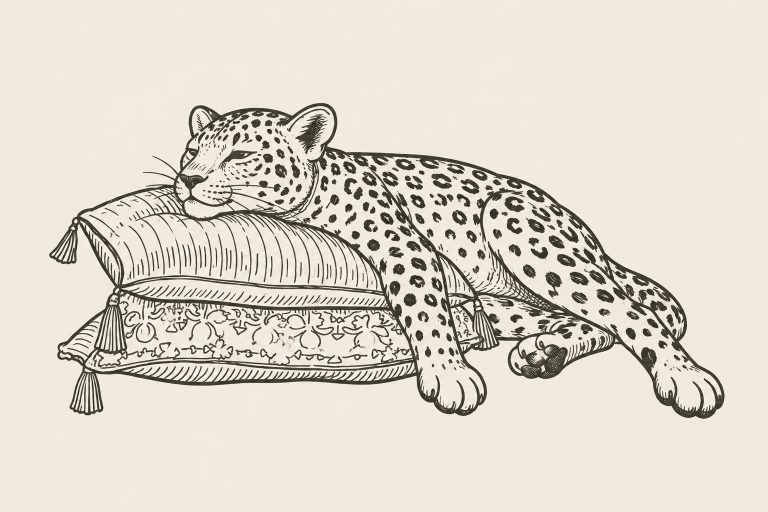
#> input picture illustrations/leopard-lineart/src/original.jpg, 1536 x 1024 px, found by its file name (shown at 1/2 size)
$ python simplify.py
#> lines starting #> are read from the running program, lines starting #| are printed output that depends on the picture; after the words box and inside, x2 and y2 are one past the last pixel; in counts of white or black regions, pixels touching at a corner belong together
"""Step 1: pull the ink out of the drawing and drop the fine detail.
Strokes thinner than the outline pen (hatching, ornament, fur flicks) are removed by a
morphological opening; the surviving strokes are then grown back inside the original ink
so outlines keep their hand-drawn shape. Writes src/ink_<level>.png at 2x scale."""
import sys, cv2, numpy as np
SC = 2
im = cv2.imread('src/original.jpg', cv2.IMREAD_GRAYSCALE)
#> im: shape (1024, 1536); min 6, max 255, mean 215.5
im = cv2.resize(im, None, fx=SC, fy=SC, interpolation=cv2.INTER_CUBIC)
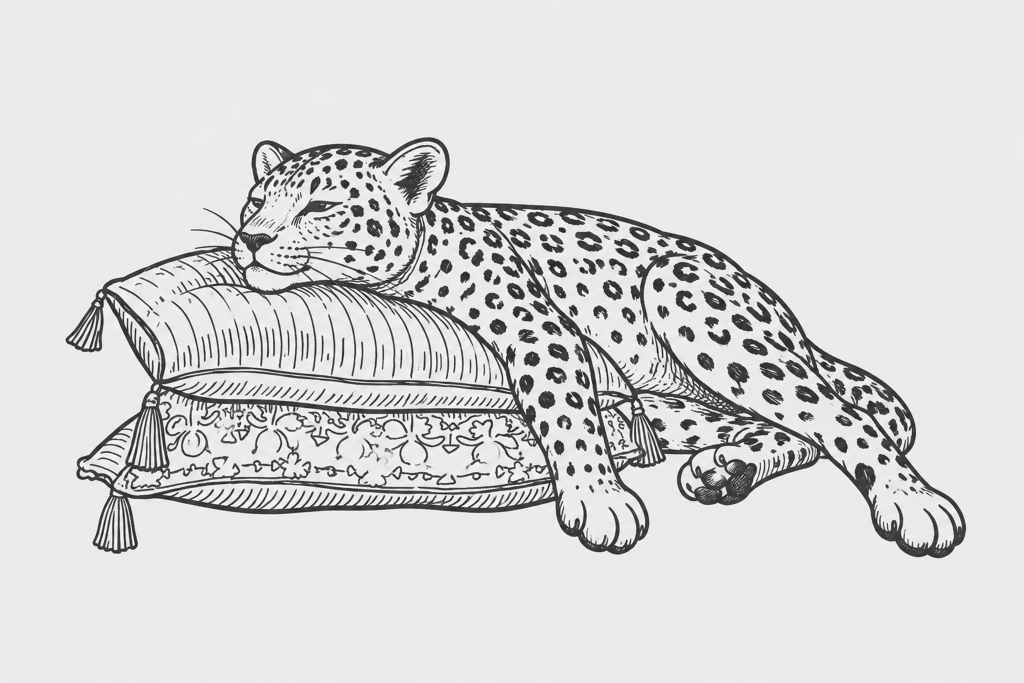
#> im: shape (2048, 3072) (shown at 1/3 size); min 0, max 255, mean 215.5
im = cv2.GaussianBlur(im, (3, 3), 0)
ink = (im < 120).astype(np.uint8) * 255                      # paper ~235, ink ~40
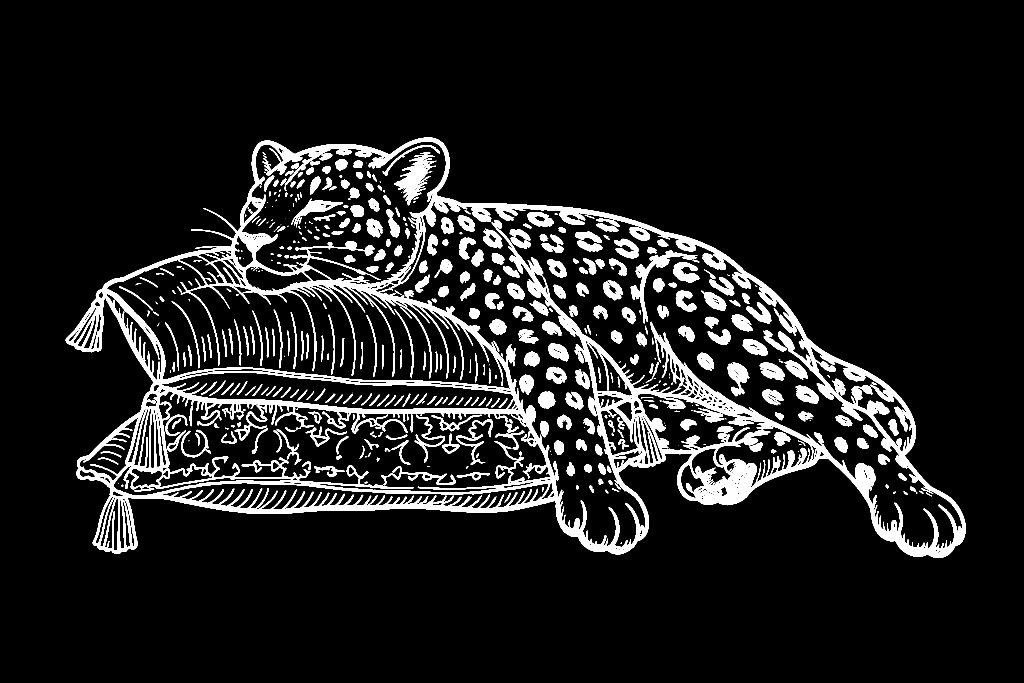
#> ink: shape (2048, 3072) (shown at 1/3 size); 9.9% white; 505 white regions (82 under 20 px), largest, box (x1, y1, x2, y2) and area: (197, 412, 2898, 1674) 403299, (1182, 458, 1309, 616) 7068, (1892, 751, 2092, 970) 6114
ink[:, :int(60 * SC)] = 0                                     # nothing on the far left/right margins
disk = lambda r: cv2.getStructuringElement(cv2.MORPH_ELLIPSE, (2 * r + 1, 2 * r + 1))

def level(r_open, grow, min_area):
    core = cv2.morphologyEx(ink, cv2.MORPH_OPEN, disk(r_open))
    out = core
    for _ in range(grow):                                      # geodesic dilation, capped by real ink
        out = cv2.min(cv2.dilate(out, disk(1)), ink)
    n, lab, st, _ = cv2.connectedComponentsWithStats(out, 8)
    keep = np.isin(lab, [i for i in range(1, n) if st[i, cv2.CC_STAT_AREA] >= min_area])
    out = np.where(keep, 255, 0).astype(np.uint8)
    return cv2.morphologyEx(out, cv2.MORPH_CLOSE, disk(1))

LEVELS = {'medium': (2, 6, 60), 'minimal': (3, 8, 120)}
if __name__ == '__main__':
    cv2.imwrite('src/ink_full.png', 255 - ink)
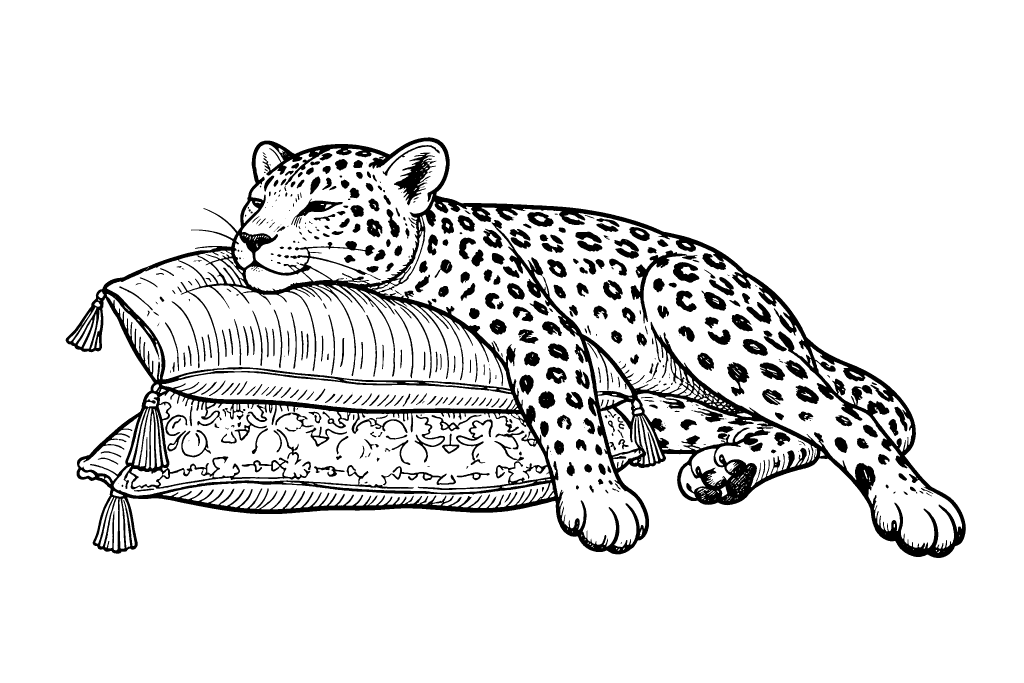
#> saved as ink_full.png: shape (2048, 3072) (shown at 1/3 size); 90.1% white; 505 black regions (82 under 20 px), largest, box (x1, y1, x2, y2) and area: (197, 412, 2898, 1674) 403299, (1182, 458, 1309, 616) 7068, (1892, 751, 2092, 970) 6114
    for name, args in LEVELS.items():
        cv2.imwrite(f'src/ink_{name}.png', 255 - level(*args))
#> this loop made 2 passes
#> pass 1, in level, `core = cv2.morphologyEx(ink, cv2.MORPH_OPEN, disk(r_open))`:
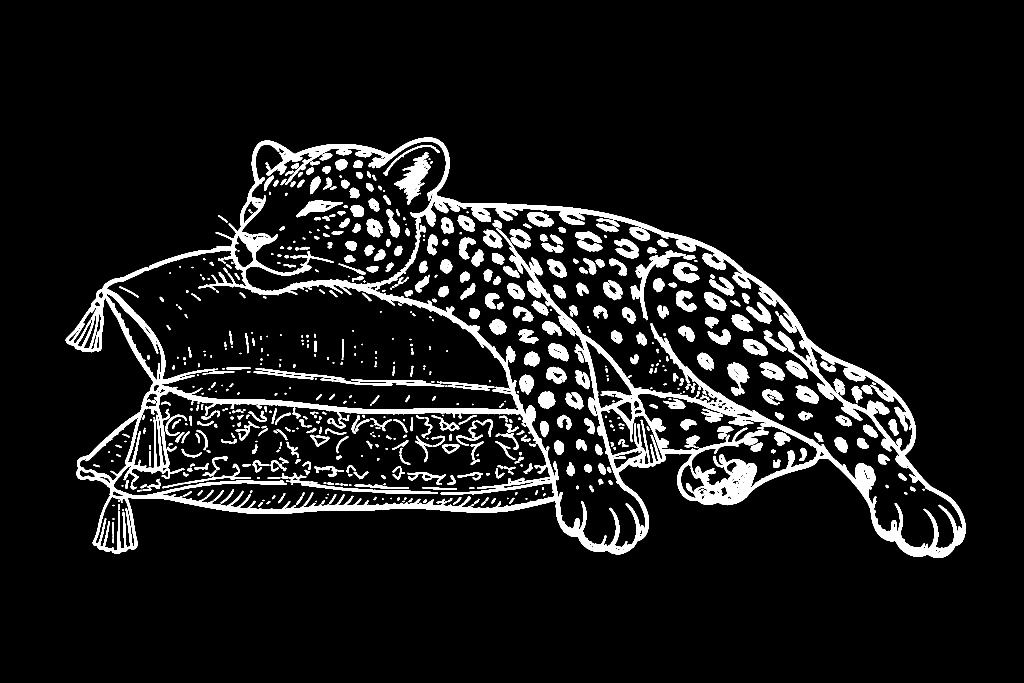
#> core: shape (2048, 3072) (shown at 1/3 size); 8.8% white; 726 white regions (88 under 20 px), largest, box (x1, y1, x2, y2) and area: (197, 412, 2897, 1674) 313516, (1182, 458, 1292, 614) 6209, (1892, 751, 2057, 961) 5611
#> pass 1, in level, `n, lab, st, _ = cv2.connectedComponentsWithStats(out, 8)`:
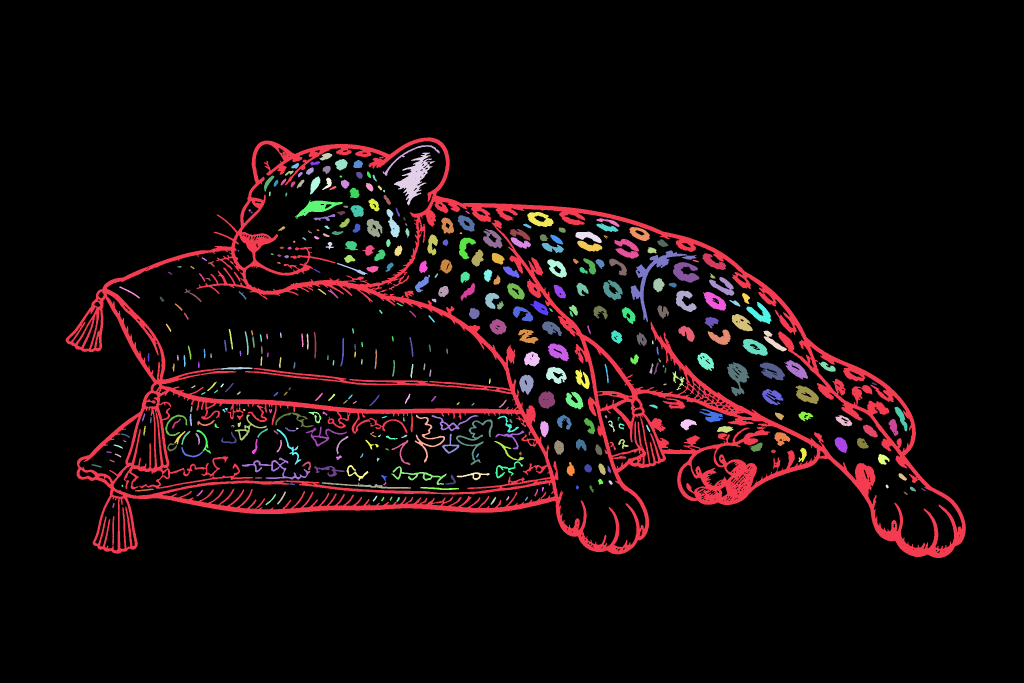
#> lab: shape (2048, 3072) int32 (shown at 1/3 size); 406 distinct labels, from 0 to 405; one colour per label, 0 black
#> pass 1, in level, `keep = np.isin(lab, [i for i in range(1, n) if st[i, cv2.CC_STAT_AREA]..`:
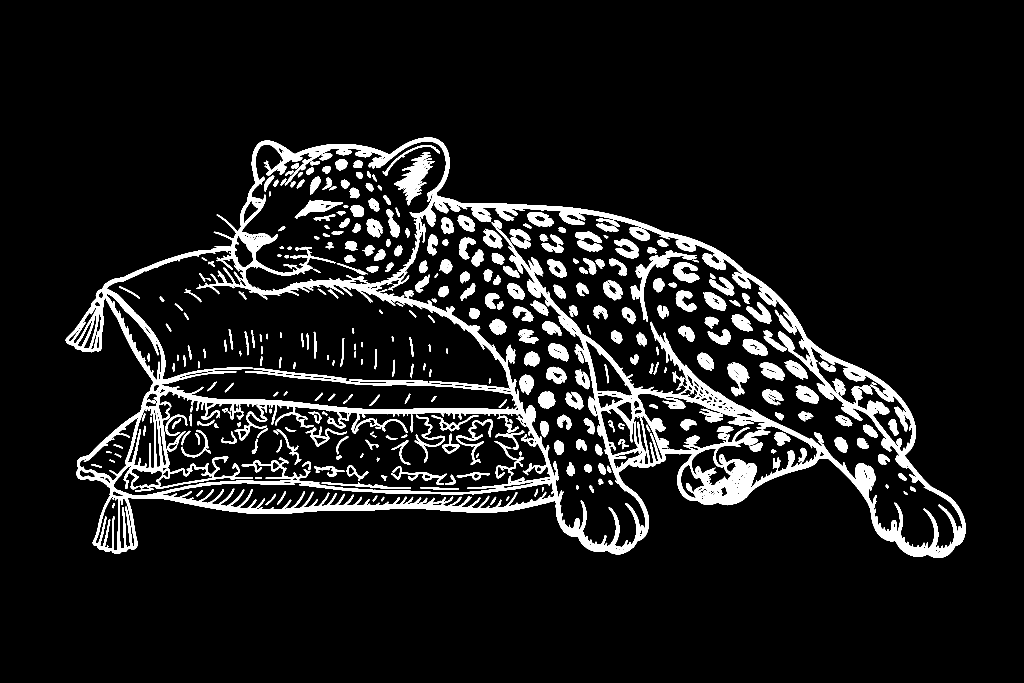
#> keep: shape (2048, 3072) bool (shown at 1/3 size); 9.2% white; 354 white regions, largest, box (x1, y1, x2, y2) and area: (197, 412, 2898, 1674) 362631, (1182, 458, 1305, 616) 6703, (1892, 751, 2090, 966) 6074
